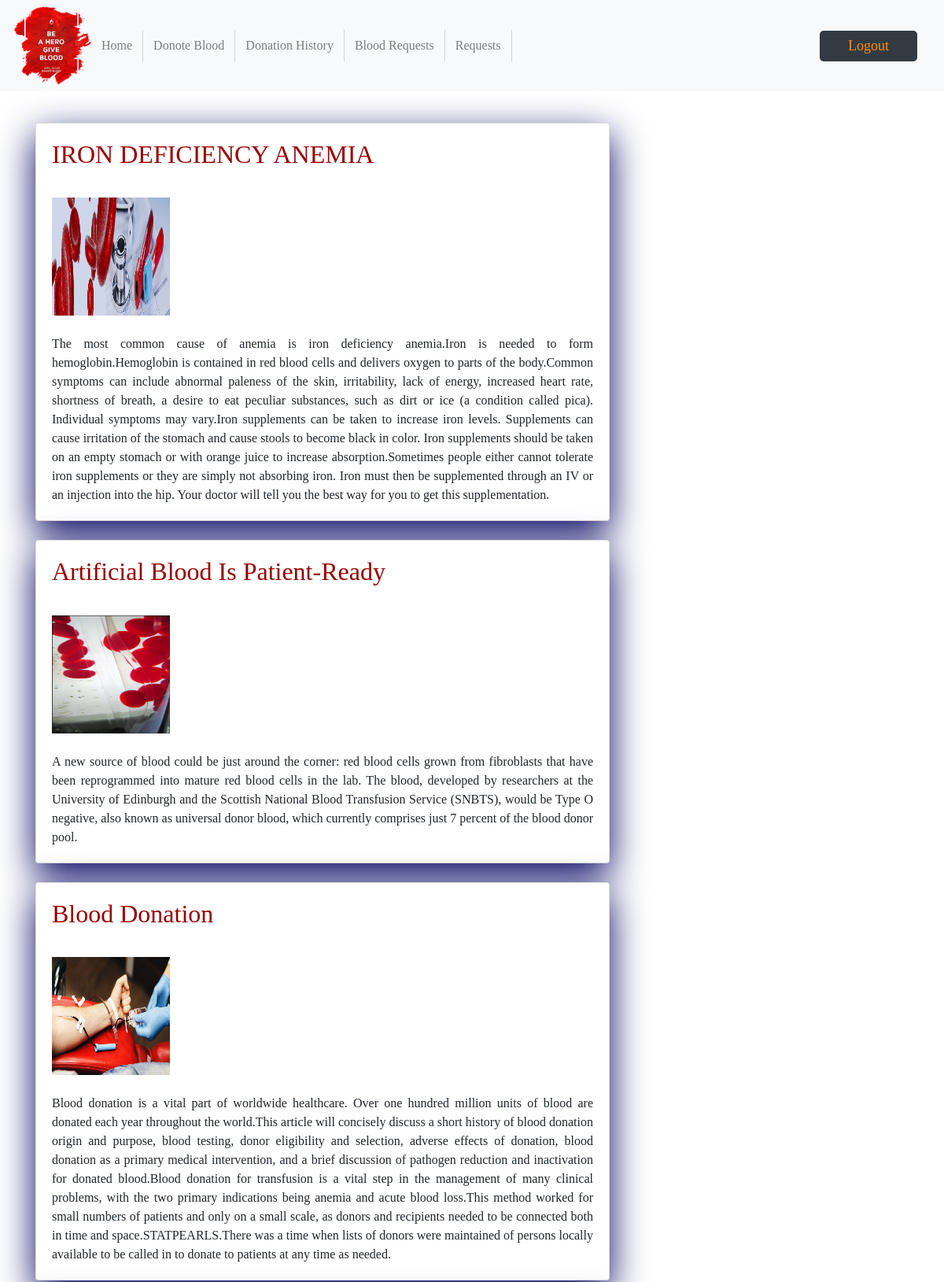
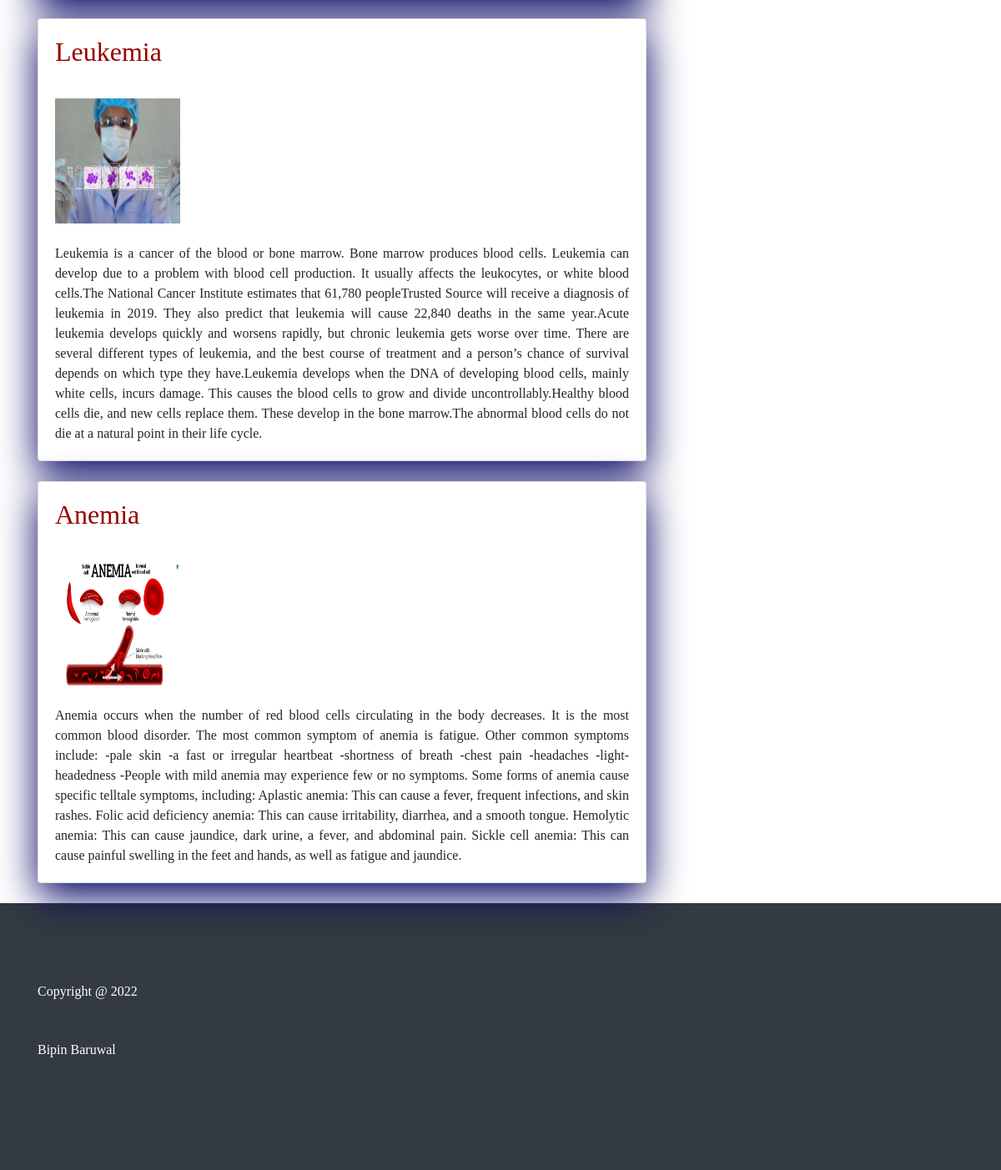
The page /donor/donor_article on the database its author committed (2 pictures, top to bottom).
### blood/models.py (models this page shows)
class Articles(models.Model):
    title = models.CharField(max_length=50, null=True)
    content = models.CharField(max_length=1000, null=True)
    image = models.FileField(upload_to='media/uploads/')

### donor/views.py (the view)
# urls.py: path('donor_article', views.donor_article, name='donor_article'),
def donor_article(request):
    data =[]
    art = bmodels.Articles.objects.all()
    for datas in art:
        data.append(datas)
    data.reverse()
    content = {'data': data}
    return render(request, 'donor/donor_article.html', content)

### templates/donor/donor_article.html (shortened to what this page needs)
{% extends 'donor/donor-header.html' %}
{% block content %}
{% load static %}
<br>
<div class="container" style="background-color:white;">
    <div class="row">
        <div class="col-md-8 mt-3 left">
            {% for user in data %}
            <div class="card mb-4">
                <div class="card-body">
                    <h2 class="card-title" style="color:#990000;">{{ user.title }}</h2>
                    <br />
                    <img src = "{{ user.image.url }}" height= "150px" width="150px" />
                    <br/>
                        <br>
                    <p class="card-text" style="text-align: justify;">{{user.content}}</p>
                </div>
            </div>
            {% endfor %}
        </div>
    </div>
</div>
{%endblock%}

### templates/donor/donor-header.html (shortened to what this page needs)
{% load static %}
<!DOCTYPE html>
<html lang="en">
<head>
    <link rel="stylesheet" href="https://use.fontawesome.com/releases/v5.8.1/css/all.css"
>
    <link rel="stylesheet" href="https://maxcdn.bootstrapcdn.com/bootstrap/4.0.0/css/bootstrap.min.css" />
    <link rel="stylesheet" href="{% static 'css/swiper.min.css' %}">
    <link rel="stylesheet" type="text/css" href="{% static 'css/animate.css' %}" />
    <link rel="stylesheet" type="text/css" href="{% static 'css/style.css' %}" />
</head>
<body>
    <section id="Nav2">
        <nav class="navbar navbar-expand-lg navbar-light bg-light">
            <img src="{% static 'image/Logo.jpg' %}" alt="image"height=100 width=100 ></img>
            <div class="collapse navbar-collapse" id="navbarSupportedContent">
                <ul class="navbar-nav mr-auto">
                    <li class="nav-item">
                        <a class="nav-link " href="/">Home</a>
                    </li>
                    <li class="nav-item">
                        <a class="nav-link" href="/donor/donate-blood">Donote Blood</a>
                    </li>
                    <li class="nav-item">
                        <a class="nav-link" href="/donor/donation-history">Donation History</a>
                    </li>
                    <li class="nav-item">
                        <a class="nav-link" href="/donor/make-request">Blood Requests</a>
                    </li>
                    <li class="nav-item">
                        <a class="nav-link" href="/donor/request-history">Requests</a>
                    </li>
                </ul>
                <button class="btn login" onclick= "window.location.href = '/logout'">Logout</button>
            </div>
        </nav>
    </section>
    <main>
		{% block content %}
        {%endblock%}
	</main>
    <section id="footer">
        <div class="container">
            <div class="row">
                <div class="col-md-5">
                    <div class="foot-info">
                        <p>Copyright @ 2022 </p>
                        <p>Bipin Baruwal</p>
                    </div>
                </div>
            </div>
        </div>
    </section>
</body>
</html>

### static/css/style.css (style rules this page uses)
body { font-family: "Times New Roman", Times, serif; }
#Nav2 .navbar-nav li { border-right: 1px solid lightgray; padding-right: 5px; padding-left: 5px; }
#Nav2 .login { color: darkorange; background: rgb(51, 58, 65); font-size: 18px; padding: 5px 35px 5px 35px; margin-left: 15px; margin-right: 18px; border-radius: 5px; }
#footer { background-color: rgb(51, 58, 65); height: 320px; color: white; }
#footer .foot-info { padding-top: 40px; width: 90%; }
#footer .foot-info p { padding-top: 30px; }

### templates/donor/donor_article.html (style rules this page uses)
.card { box-shadow: 0 16px 48px #000061; }

### rows shown on the page
Articles: title "IRON DEFICIENCY ANEMIA", image (picture), content "The most common cause of anemia is iron deficiency anemia.Iron is needed to form hemoglobin.Hemoglobin is contained in red blood cells and delivers oxygen to parts of the body.Common symptoms can include abnormal paleness of the skin, irritability, lack of energy, increased heart rate, shortness of breath, a desire to eat peculiar substances, such as dirt or ice (a condition called pica). Individual symptoms may vary.Iron supplements can be taken to increase iron levels. Supplements can cause irritation of the stomach and cause stools to become black in color. Iron supplements should be taken on an empty stomach or with orange juice to increase absorption.Sometimes people either cannot…"
Articles: title "Artificial Blood Is Patient-Ready", image (picture), content "A new source of blood could be just around the corner: red blood cells grown from fibroblasts that have been reprogrammed into mature red blood cells in the lab. The blood, developed by researchers at the University of Edinburgh and the Scottish National Blood Transfusion Service (SNBTS), would be Type O negative, also known as universal donor blood, which currently comprises just 7 percent of the blood donor pool."
Articles: title "Blood Donation", image (picture), content "Blood donation is a vital part of worldwide healthcare. Over one hundred million units of blood are donated each year throughout the world.This article will concisely discuss a short history of blood donation origin and purpose, blood testing, donor eligibility and selection, adverse effects of donation, blood donation as a primary medical intervention, and a brief discussion of pathogen reduction and inactivation for donated blood.Blood donation for transfusion is a vital step in the management of many clinical problems, with the two primary indications being anemia and acute blood loss.This method worked for small numbers of patients and only on a small scale, as donors and recipients…"
Articles: title "Leukemia", image (picture), content "Leukemia is a cancer of the blood or bone marrow. Bone marrow produces blood cells. Leukemia can develop due to a problem with blood cell production. It usually affects the leukocytes, or white blood cells.The National Cancer Institute estimates that 61,780 peopleTrusted Source will receive a diagnosis of leukemia in 2019. They also predict that leukemia will cause 22,840 deaths in the same year.Acute leukemia develops quickly and worsens rapidly, but chronic leukemia gets worse over time. There are several different types of leukemia, and the best course of treatment and a person’s chance of survival depends on which type they have.Leukemia develops when the DNA of developing blood cells,…"
Articles: title "Anemia", image (picture), content "Anemia occurs when the number of red blood cells circulating in the body decreases. It is the most common blood disorder. The most common symptom of anemia is fatigue. Other common symptoms include: -pale skin -a fast or irregular heartbeat -shortness of breath -chest pain -headaches -light-headedness -People with mild anemia may experience few or no symptoms. Some forms of anemia cause specific telltale symptoms, including: Aplastic anemia: This can cause a fever, frequent infections, and skin rashes. Folic acid deficiency anemia: This can cause irritability, diarrhea, and a smooth tongue. Hemolytic anemia: This can cause jaundice, dark urine, a fever, and abdominal pain. Sickle cell…"
